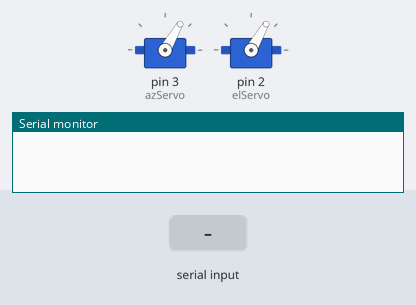
Bench run of a sketch on a simulated Arduino Uno, built with avr-gcc and run on an emulated ATmega328P. On the bench: 2 × servo, the last lines printed to the serial monitor. The test bench sets the inputs (shaded band).

Above: at 1.1 s.
At 8.2 s:
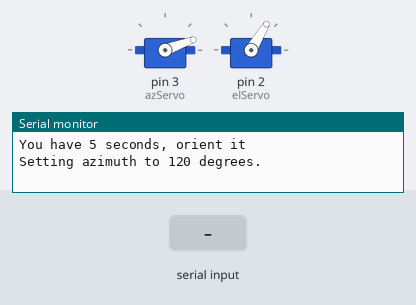
8.3 s: "90 45\n" received over Serial
At 11.5 s:
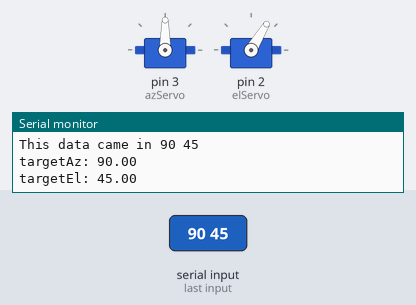
Timing chart, 0 to 15.5 s (numbered marks = the images above; inputs shaded):
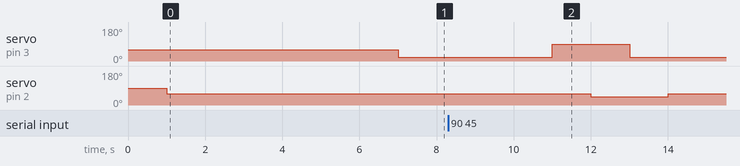

Measured:
- after the input at 8.3 s, servo on pin 3 (azServo): 20° → 90° after 2.7 s, → 20° 2.0 s later; servo on pin 2 (elServo): 59° → 45° after 3.7 s, → 59° 2.0 s later

The sketch:

sketch_jan10b.ino
```cpp
#include <Servo.h>

// -----------------------------
// 1. Servo Objects
// -----------------------------
Servo azServo;  // Azimuth Servo
Servo elServo;  // Elevation Servo

float currentAz = 0.0;  // Current Azimuth angle (degrees)
float currentEl = 0.0;  // Current Elevation angle (degrees)

float midValue = 60;

void setup() {
  // put your setup code here, to run once:
  Serial.begin(115200);
  azServo.attach(3);   // Azimuth servo on pin 3s
  elServo.attach(2);   // Elevation servo on pin 2


  azServo.write(midValue);
  delay(1000);
  elServo.write(midValue);
  delay(1000);
  Serial.println("You have 5 seconds, orient it ");
  delay(5000);
}

void loop() {
    Serial.println("Setting azimuth to 120 degrees.");
    azServo.write(20);
    delay(1000);
    elServo.write(59);
    delay(1000);

   if (Serial.available() > 0){
    String inputData = Serial.readStringUntil('\n');
    Serial.println("This data came in " + inputData);
    inputData.trim();
    int spaceIndex = inputData.indexOf(' ');
    if (spaceIndex == -1) {
      // No space found, invalid input
      Serial.println("Invalid Input. Please send two float values separated by a space (e.g., 45.0 30.0)");
      return;
    }

    // Extract substrings for azimuth and elevation
    String azStr = inputData.substring(0, spaceIndex);
    String elStr = inputData.substring(spaceIndex + 1);

    // Convert substrings to float
    float targetAz = azStr.toFloat();
    float targetEl = elStr.toFloat();

    Serial.print("targetAz: ");
    Serial.println(targetAz);
    Serial.print("targetEl: ");
    Serial.println(targetEl);

    if (azStr.length() == 0 || elStr.length() == 0) {
      Serial.println("Invalid Input. Please ensure both azimuth and elevation values are provided.");
      return;
    }

    if(targetAz > 150){
      Serial.println("Keeping azi locked at 150 degrees. Reorient it");
      targetAz = 150;
    }
    if(targetEl > 150){
      Serial.println("Keeping ele locked at 150 degrees. Reorient it");
      targetAz = 150;
    }

    azServo.write(targetAz);
    delay(1000);
    elServo.write(targetEl);
    delay(1000);
   }

}
```
